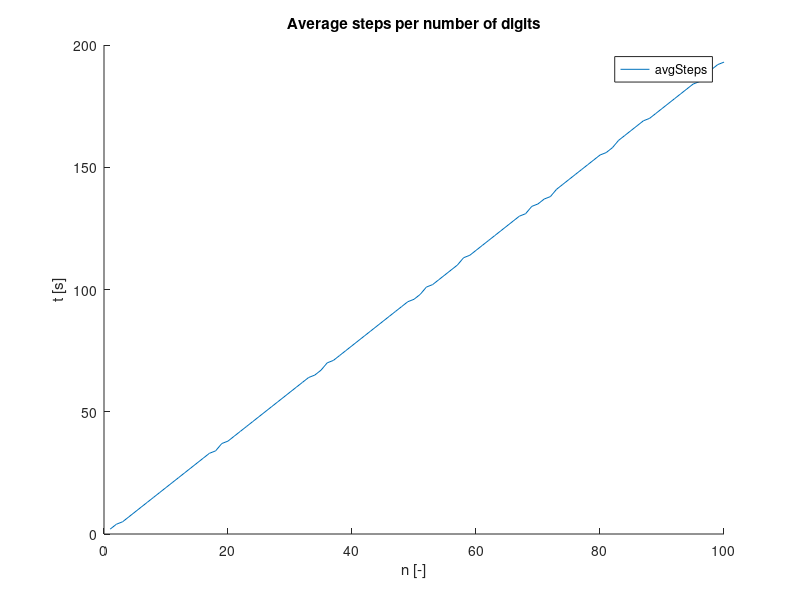

Write MATLAB code to recreate this figure.
fid=fopen('data.txt');
data=textscan(fid,'%d %f');
fclose ( fid );
avgSteps_x=data{1};
avgSteps_y=data{2};

figure ;
title ('Average steps per number of digits');
xlabel('n [-]');
ylabel('t [s]');
hold on;
plot(avgSteps_x,avgSteps_y);
legend('avgSteps');